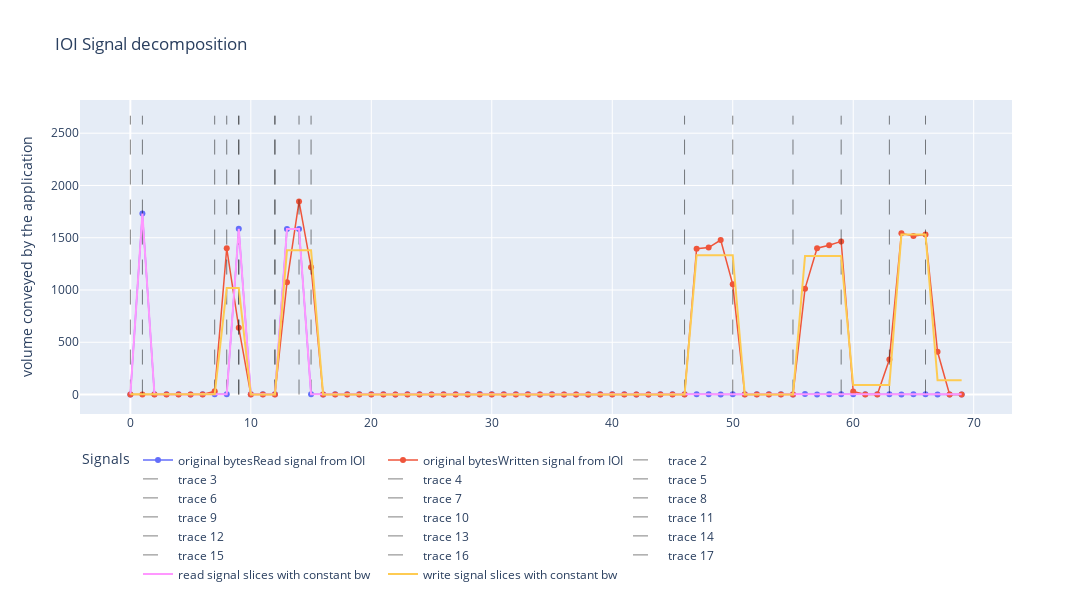

Notebook source saved alongside this figure:
### Code cell
plot_detected_phases(jobid, merge=True, show_phases=True, 
                     ts=(timestamps, original_read, original_write), 
                     width=1200, height=600, show_legend=True)

### Figure 1 — Plotly figure (JSON) as saved in the notebook; plotly's stock layout.template omitted (floating-point values rounded to 4 significant figures)
{"data": [{"line": {"width": 1.5}, "mode": "lines+markers", "name": "original bytesRead signal from IOI", "showlegend": true, "text": ["class=0", "class=1", "class=0", "class=0", "class=0", "class=0", "class=0", "class=0", "class=0", "class=1", "class=0", "class=0", "class=0", "class=1", "class=1", "class=0", "class=0", "class=0", "class=0", "class=0", "class=0", "class=0", "class=0", "class=0", "class=0", "class=0", "class=0", "class=0", "class=0", "class=0", "class=0", "class=0", "class=0", "class=0", "class=0", "class=0", "class=0", "class=0", "class=0", "class=0", "class=0", "class=0", "class=0", "class=0", "class=0", "class=0", "class=0", "class=0", "class=0", "class=0", "class=0", "class=0", "class=0", "class=0", "class=0", "class=0", "class=0", "class=0", "class=0", "class=0", "class=0", "class=0", "class=0", "class=0", "class=0", "class=0", "class=0", "class=0", "class=0", "class=0"], "type": "scatter", "x": [0, 1, 2, 3, 4, 5, 6, 7, 8, 9, 10, 11, 12, 13, 14, 15, 16, 17, 18, 19, 20, 21, 22, 23, 24, 25, 26, 27, 28, 29, 30, 31, 32, 33, 34, 35, 36, 37, 38, 39, 40, 41, 42, 43, 44, 45, 46, 47, 48, 49, 50, 51, 52, 53, 54, 55, 56, 57, 58, 59, 60, 61, 62, 63, 64, 65, 66, 67, 68, 69], "y": [0.005585, 1731.0, 2.016, 3.527, 3.023, 1.512, 3.527, 2.016, 2.519, 1586.0, 2.016, 3.023, 2.016, 1585.0, 1584.0, 2.016, 1.512, 2.016, 2.519, 2.519, 3.023, 2.016, 1.512, 2.519, 2.016, 1.512, 2.519, 2.519, 3.527, 4.535, 2.016, 2.519, 3.527, 3.023, 1.512, 2.016, 1.512, 1.512, 1.512, 2.519, 3.527, 4.031, 1.512, 1.512, 2.016, 2.016, 2.016, 2.016, 2.016, 1.008, 3.023, 2.519, 2.519, 2.016, 3.023, 1.512, 4.535, 1.512, 2.519, 2.016, 3.023, 3.023, 2.519, 2.016, 1.512, 2.519, 2.016, 1.008, 1.512, 0]}, {"line": {"width": 1.5}, "mode": "lines+markers", "name": "original bytesWritten signal from IOI", "showlegend": true, "text": ["class=0", "class=0", "class=0", "class=0", "class=0", "class=0", "class=0", "class=0", "class=1", "class=1", "class=0", "class=0", "class=0", "class=1", "class=1", "class=1", "class=0", "class=0", "class=0", "class=0", "class=0", "class=0", "class=0", "class=0", "class=0", "class=0", "class=0", "class=0", "class=0", "class=0", "class=0", "class=0", "class=0", "class=0", "class=0", "class=0", "class=0", "class=0", "class=0", "class=0", "class=0", "class=0", "class=0", "class=0", "class=0", "class=0", "class=0", "class=1", "class=1", "class=1", "class=1", "class=0", "class=0", "class=0", "class=0", "class=0", "class=1", "class=1", "class=1", "class=1", "class=0", "class=0", "class=0", "class=0", "class=1", "class=1", "class=1", "class=0", "class=0", "class=0"], "type": "scatter", "x": [0, 1, 2, 3, 4, 5, 6, 7, 8, 9, 10, 11, 12, 13, 14, 15, 16, 17, 18, 19, 20, 21, 22, 23, 24, 25, 26, 27, 28, 29, 30, 31, 32, 33, 34, 35, 36, 37, 38, 39, 40, 41, 42, 43, 44, 45, 46, 47, 48, 49, 50, 51, 52, 53, 54, 55, 56, 57, 58, 59, 60, 61, 62, 63, 64, 65, 66, 67, 68, 69], "y": [6e-06, 0, 0, 0, 0, 0, 0, 30.72, 1399.0, 639.9, 0, 0, 0, 1074.0, 1848.0, 1218.0, 0, 0, 0, 0, 0, 0, 0, 0, 0, 0, 0, 0, 0, 0, 0, 0, 0, 0, 0, 0, 0, 0, 0, 0, 0, 0, 0, 0, 0, 0, 0, 1396.0, 1406.0, 1478.0, 1055.0, 0, 0, 0, 0, 0, 1013.0, 1400.0, 1427.0, 1465.0, 29.64, 0, 0, 334.6, 1542.0, 1517.0, 1531.0, 409.3, 0, 0]}, {"line": {"color": "black", "dash": "longdash", "width": 0.5}, "mode": "lines", "showlegend": true, "type": "scatter", "x": [0, 0], "y": [0, 2667.0]}, {"line": {"color": "black", "dash": "longdash", "width": 0.5}, "mode": "lines", "showlegend": true, "type": "scatter", "x": [1, 1], "y": [0, 2667.0]}, {"line": {"color": "black", "dash": "longdash", "width": 0.5}, "mode": "lines", "showlegend": true, "type": "scatter", "x": [8, 8], "y": [0, 2667.0]}, {"line": {"color": "black", "dash": "longdash", "width": 0.5}, "mode": "lines", "showlegend": true, "type": "scatter", "x": [9, 9], "y": [0, 2667.0]}, {"line": {"color": "black", "dash": "longdash", "width": 0.5}, "mode": "lines", "showlegend": true, "type": "scatter", "x": [12, 12], "y": [0, 2667.0]}, {"line": {"color": "black", "dash": "longdash", "width": 0.5}, "mode": "lines", "showlegend": true, "type": "scatter", "x": [14, 14], "y": [0, 2667.0]}, {"line": {"color": "black", "dash": "longdash", "width": 0.5}, "mode": "lines", "showlegend": true, "type": "scatter", "x": [7, 7], "y": [0, 2667.0]}, {"line": {"color": "black", "dash": "longdash", "width": 0.5}, "mode": "lines", "showlegend": true, "type": "scatter", "x": [9, 9], "y": [0, 2667.0]}, {"line": {"color": "black", "dash": "longdash", "width": 0.5}, "mode": "lines", "showlegend": true, "type": "scatter", "x": [12, 12], "y": [0, 2667.0]}, {"line": {"color": "black", "dash": "longdash", "width": 0.5}, "mode": "lines", "showlegend": true, "type": "scatter", "x": [15, 15], "y": [0, 2667.0]}, {"line": {"color": "black", "dash": "longdash", "width": 0.5}, "mode": "lines", "showlegend": true, "type": "scatter", "x": [46, 46], "y": [0, 2667.0]}, {"line": {"color": "black", "dash": "longdash", "width": 0.5}, "mode": "lines", "showlegend": true, "type": "scatter", "x": [50, 50], "y": [0, 2667.0]}, {"line": {"color": "black", "dash": "longdash", "width": 0.5}, "mode": "lines", "showlegend": true, "type": "scatter", "x": [55, 55], "y": [0, 2667.0]}, {"line": {"color": "black", "dash": "longdash", "width": 0.5}, "mode": "lines", "showlegend": true, "type": "scatter", "x": [59, 59], "y": [0, 2667.0]}, {"line": {"color": "black", "dash": "longdash", "width": 0.5}, "mode": "lines", "showlegend": true, "type": "scatter", "x": [63, 63], "y": [0, 2667.0]}, {"line": {"color": "black", "dash": "longdash", "width": 0.5}, "mode": "lines", "showlegend": true, "type": "scatter", "x": [66, 66], "y": [0, 2667.0]}, {"line": {"width": 2}, "mode": "lines", "name": "read signal slices with constant bw", "showlegend": true, "type": "scatter", "x": [0, 1, 2, 3, 4, 5, 6, 7, 8, 9, 10, 11, 12, 13, 14, 15, 16, 17, 18, 19, 20, 21, 22, 23, 24, 25, 26, 27, 28, 29, 30, 31, 32, 33, 34, 35, 36, 37, 38, 39, 40, 41, 42, 43, 44, 45, 46, 47, 48, 49, 50, 51, 52, 53, 54, 55, 56, 57, 58, 59, 60, 61, 62, 63, 64, 65, 66, 67, 68, 69], "y": [0.005585, 1731.0, 2.591, 2.591, 2.591, 2.591, 2.591, 2.591, 2.591, 1586.0, 2.351, 2.351, 2.351, 1584.0, 1584.0, 2.254, 2.254, 2.254, 2.254, 2.254, 2.254, 2.254, 2.254, 2.254, 2.254, 2.254, 2.254, 2.254, 2.254, 2.254, 2.254, 2.254, 2.254, 2.254, 2.254, 2.254, 2.254, 2.254, 2.254, 2.254, 2.254, 2.254, 2.254, 2.254, 2.254, 2.254, 2.254, 2.254, 2.254, 2.254, 2.254, 2.254, 2.254, 2.254, 2.254, 2.254, 2.254, 2.254, 2.254, 2.254, 2.254, 2.254, 2.254, 2.254, 2.254, 2.254, 2.254, 2.254, 2.254, 2.254]}, {"line": {"width": 2}, "mode": "lines", "name": "write signal slices with constant bw", "showlegend": true, "type": "scatter", "x": [0, 1, 2, 3, 4, 5, 6, 7, 8, 9, 10, 11, 12, 13, 14, 15, 16, 17, 18, 19, 20, 21, 22, 23, 24, 25, 26, 27, 28, 29, 30, 31, 32, 33, 34, 35, 36, 37, 38, 39, 40, 41, 42, 43, 44, 45, 46, 47, 48, 49, 50, 51, 52, 53, 54, 55, 56, 57, 58, 59, 60, 61, 62, 63, 64, 65, 66, 67, 68, 69], "y": [3.84, 3.84, 3.84, 3.84, 3.84, 3.84, 3.84, 3.84, 1019.0, 1019.0, -1.705e-12, -1.705e-12, -1.705e-12, 1380.0, 1380.0, 1380.0, -2.274e-13, -2.274e-13, -2.274e-13, -2.274e-13, -2.274e-13, -2.274e-13, -2.274e-13, -2.274e-13, -2.274e-13, -2.274e-13, -2.274e-13, -2.274e-13, -2.274e-13, -2.274e-13, -2.274e-13, -2.274e-13, -2.274e-13, -2.274e-13, -2.274e-13, -2.274e-13, -2.274e-13, -2.274e-13, -2.274e-13, -2.274e-13, -2.274e-13, -2.274e-13, -2.274e-13, -2.274e-13, -2.274e-13, -2.274e-13, -2.274e-13, 1334.0, 1334.0, 1334.0, 1334.0, 2.274e-13, 2.274e-13, 2.274e-13, 2.274e-13, 2.274e-13, 1326.0, 1326.0, 1326.0, 1326.0, 91.06, 91.06, 91.06, 91.06, 1530.0, 1530.0, 1530.0, 136.4, 136.4, 136.4]}], "layout": {"height": 600, "legend": {"orientation": "h", "title": {"text": "Signals"}, "yanchor": "top"}, "title": {"text": "IOI Signal decomposition"}, "width": 1200, "yaxis": {"title": {"text": "volume conveyed by the application"}}}}
